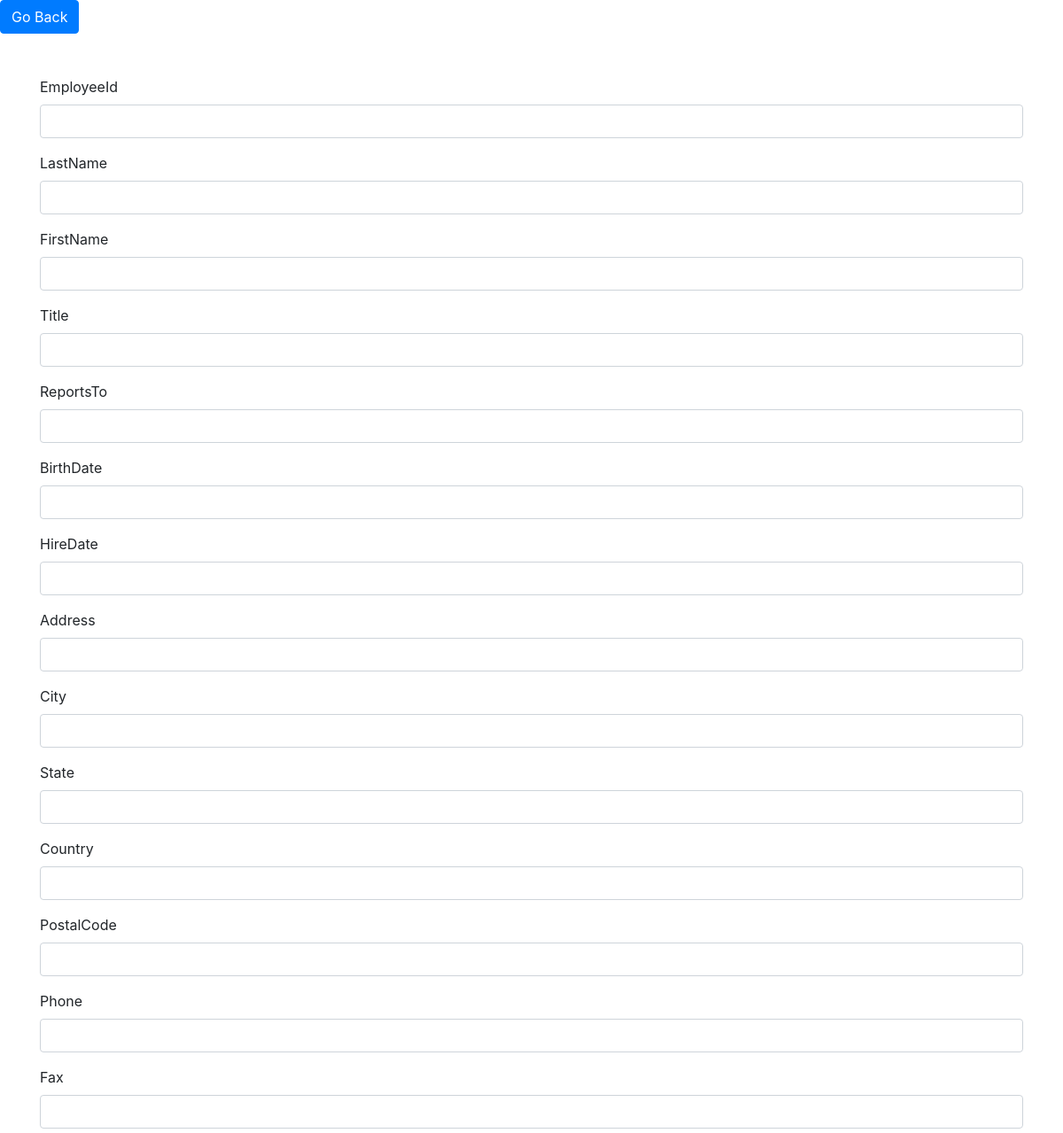
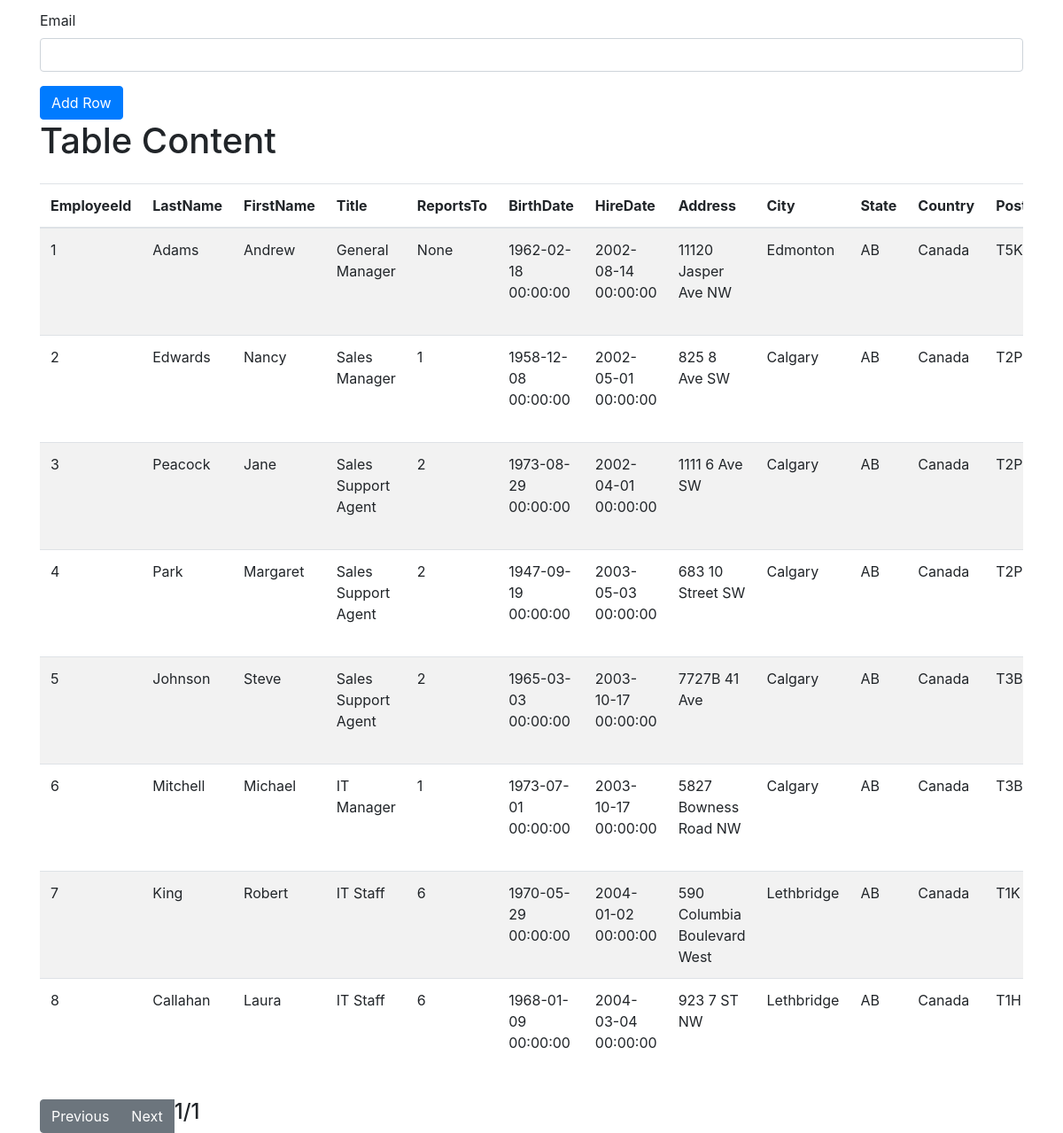
The app's page /test.db/table/employees with its own data (2 pictures, top to bottom).
### tables this page shows
CREATE TABLE "employees"
(
    [EmployeeId] INTEGER PRIMARY KEY AUTOINCREMENT NOT NULL,
    [LastName] NVARCHAR(20)  NOT NULL,
    [FirstName] NVARCHAR(20)  NOT NULL,
    [Title] NVARCHAR(30),
    [ReportsTo] INTEGER,
    [BirthDate] DATETIME,
    [HireDate] DATETIME,
    [Address] NVARCHAR(70),
    [City] NVARCHAR(40),
    [State] NVARCHAR(40),
    [Country] NVARCHAR(40),
    [PostalCode] NVARCHAR(10),
    [Phone] NVARCHAR(24),
    [Fax] NVARCHAR(24),
    [Email] NVARCHAR(60),
    FOREIGN KEY ([ReportsTo]) REFERENCES "employees" ([EmployeeId]) 
		ON DELETE NO ACTION ON UPDATE NO ACTION
);

### app.py (the view)
@app.route("/<db_name>/table/<table_name>", methods=["GET", "POST"])
def show_table_content(db_name, table_name):
    if request.method == "GET":
        page = int (request.args.get("page",1))
        table_content, total_count, columns = get_table_content(table_name=table_name, db_name=db_name, page=1)
        if table_content == "":
            return "Couldn't connect to db. Please be sure the db is exist"
        total_pages = (total_count + 49) // 50 if total_count > 0 else 1
        if(page < 1):
            page = 1
        elif(page > total_pages):
            page = total_pages
        table_content, total_count, columns = get_table_content(table_name=table_name, db_name=db_name, page=page)
        return render_template("table-content.html", table_content = table_content, columns=columns, db_name=db_name, table_name=table_name, total_pages=total_pages, curr_page=page)
    elif request.method == "POST":
        row_data = request.form.to_dict()
        add_row(db_name=db_name, table_name=table_name, row_data=row_data)
        return redirect(url_for("show_table_content",db_name=db_name, table_name=table_name))
    else:
        return "Method not allowed", 405

### db.py (called while the page is built)
def get_db_connection(db_name):
  existDBs = os.listdir("./db")
  if db_name == "" or db_name not in existDBs:
    return ""
  connection = sqlite3.connect(f"./db/{db_name}")
  connection.row_factory = sqlite3.Row
  return connection

def get_columns(table_name, db_name):
  connection = get_db_connection(db_name)
  columns = connection.execute(f"SELECT name FROM pragma_table_info('{table_name}');").fetchall()
  column_names = [row['name'] for row in columns]
  return column_names

def get_table_content(table_name, db_name, page=1):
  connection = get_db_connection(db_name)
  columns = get_columns(table_name, db_name)
  offset = (page-1) * 50
  rows = connection.execute(f"SELECT * FROM {table_name} LIMIT 50 OFFSET {offset}").fetchall()
  total_count = connection.execute(f"SELECT COUNT(*) FROM {table_name}").fetchone()[0]
  all_rows = []
  for row in rows:
    row_data = {}
    for column in columns:
      row_data[column] = row[column]
    all_rows.append(row_data)
  return all_rows, total_count, columns

### templates/table-content.html (shortened to what this page needs)
<!DOCTYPE html>
<html lang="en">
<head>
  <link href="https://maxcdn.bootstrapcdn.com/bootstrap/4.5.2/css/bootstrap.min.css" rel="stylesheet">
</head>
<body>
  <a href="/{{db_name}}/table" class="btn btn-primary">Go Back</a>
  <div class="container mt-5">
    {% if table_content %}
    <form id="add-row-form" method="POST" action="/{{ db_name }}/table/{{ table_name }}">
      {% for column in columns %}
      <div class="form-group">
        <label for="{{ column }}">{{ column }}</label>
        <input type="text" class="form-control" id="{{ column }}" name="{{ column }}" required>
      </div>
      {% endfor %}
      <button type="submit" class="btn btn-primary">Add Row</button>
    </form>
    <h1 class="mb-4">Table Content</h1>
    <div class="table-responsive">
      <table class="table table-striped">
        <thead>
          <tr>
            {% for column in columns %}
            <th>{{ column }}</th>
            {% endfor %}
          </tr>
        </thead>
        <tbody>
          {% for row in table_content %}
          <tr>
            {% for value in row.values() %}
            <td>{{ value }}</td>
            {% endfor %}
          </tr>
          {% endfor %}
        </tbody>
      </table>
      <div class="btn-group" role="group" aria-label="Pagination">
        <a href="/{{db_name}}/table/{{table_name}}?page={{curr_page-1}}" class="btn btn-secondary" id="prev-btn">Previous</a>
        <a href="/{{db_name}}/table/{{table_name}}?page={{curr_page+1}}" class="btn btn-secondary" id="next-btn">Next</a>
        <h4>{{curr_page}}/{{total_pages}}</h4>
      </div>
      {% endif %}
    </div>
  </div>
</body>
</html>

### records on screen
employees: values "1" "None", LastName "Adams", FirstName "Andrew", Title "General Manager", BirthDate "1962-02-18 00:00:00", HireDate "2002-08-14 00:00:00", Address "11120 Jasper Ave NW", City "Edmonton", State "AB", Country "Canada", PostalCode "T5K…"
employees: values "2" "1", LastName "Edwards", FirstName "Nancy", Title "Sales Manager", BirthDate "1958-12-08 00:00:00", HireDate "2002-05-01 00:00:00", Address "825 8 Ave SW", City "Calgary", State "AB", Country "Canada", PostalCode "T2P…"
employees: values "3" "2", LastName "Peacock", FirstName "Jane", Title "Sales Support Agent", BirthDate "1973-08-29 00:00:00", HireDate "2002-04-01 00:00:00", Address "1111 6 Ave SW", City "Calgary", State "AB", Country "Canada", PostalCode "T2P…"
employees: values "4" "2", LastName "Park", FirstName "Margaret", Title "Sales Support Agent", BirthDate "1947-09-19 00:00:00", HireDate "2003-05-03 00:00:00", Address "683 10 Street SW", City "Calgary", State "AB", Country "Canada", PostalCode "T2P…"
employees: values "5" "2", LastName "Johnson", FirstName "Steve", Title "Sales Support Agent", BirthDate "1965-03-03 00:00:00", HireDate "2003-10-17 00:00:00", Address "7727B 41 Ave", City "Calgary", State "AB", Country "Canada", PostalCode "T3B…"
employees: values "6" "1", LastName "Mitchell", FirstName "Michael", Title "IT Manager", BirthDate "1973-07-01 00:00:00", HireDate "2003-10-17 00:00:00", Address "5827 Bowness Road NW", City "Calgary", State "AB", Country "Canada", PostalCode "T3B…"
employees: values "7" "6", LastName "King", FirstName "Robert", Title "IT Staff", BirthDate "1970-05-29 00:00:00", HireDate "2004-01-02 00:00:00", Address "590 Columbia Boulevard West", City "Lethbridge", State "AB", Country "Canada", PostalCode "T1K…"
employees: values "8" "6", LastName "Callahan", FirstName "Laura", Title "IT Staff", BirthDate "1968-01-09 00:00:00", HireDate "2004-03-04 00:00:00", Address "923 7 ST NW", City "Lethbridge", State "AB", Country "Canada", PostalCode "T1H…"

### other values on screen
{{ column }} "EmployeeId" "LastName" "FirstName" "Title" "ReportsTo" "BirthDate" "HireDate" "Address" "City" "State" "Country" "PostalCode" "Phone" "Fax" "Email"
{{ column }} "EmployeeId" "LastName" "FirstName" "Title" "ReportsTo" "BirthDate" "HireDate" "Address" "City" "State" "Country"
{{ curr_page }} "1"
{{ total_pages }} "1"
